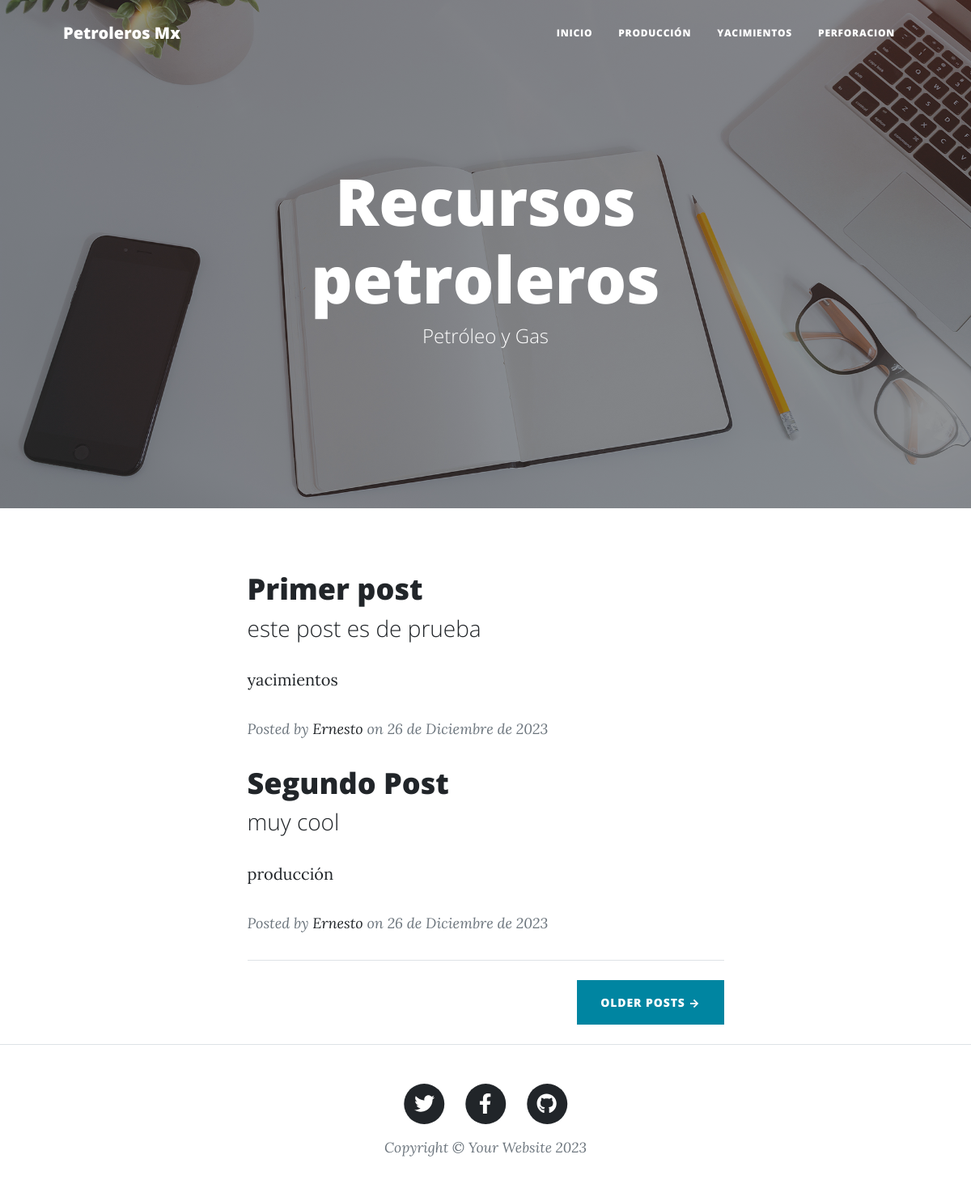
The app's page /, older data.
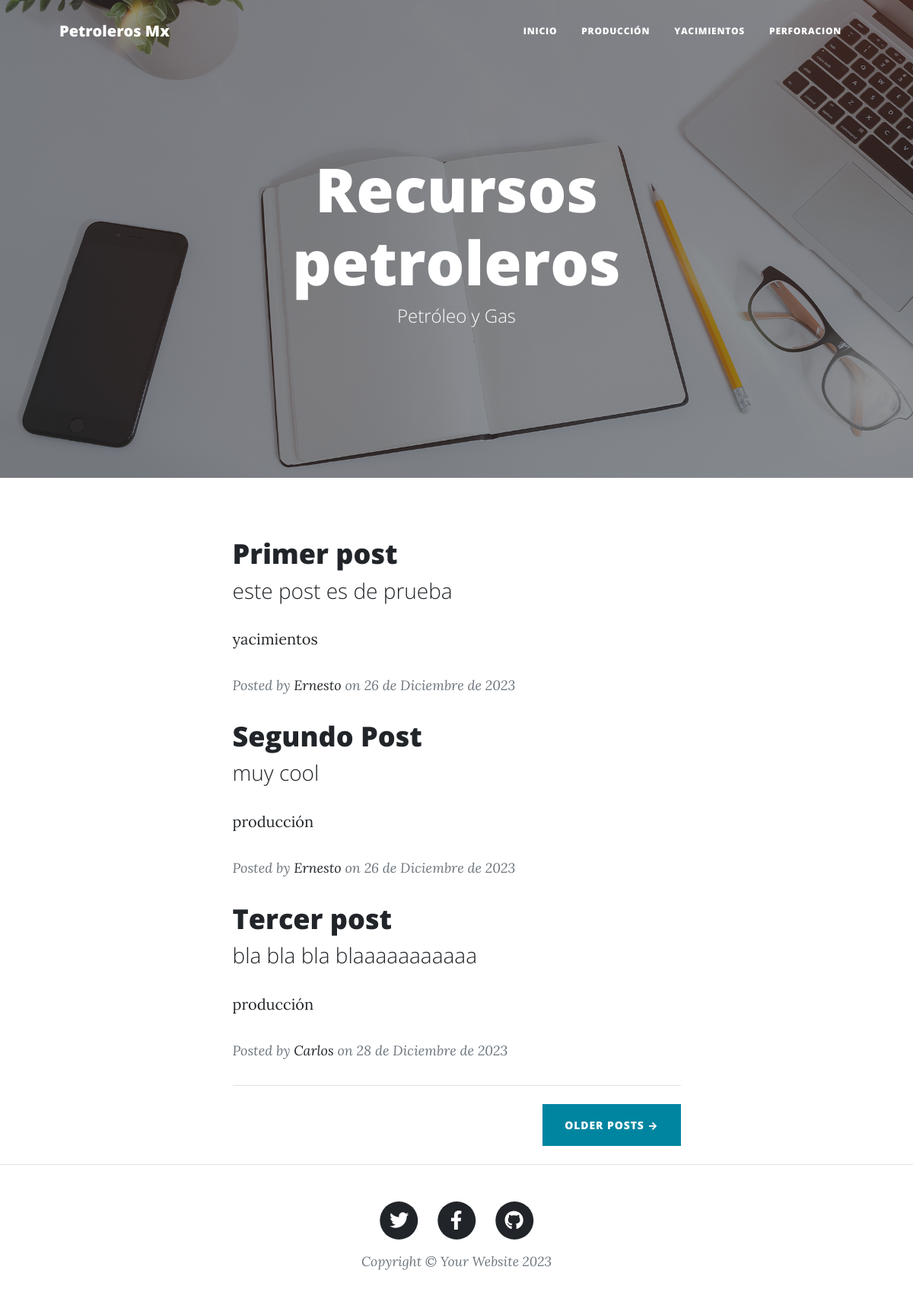
The same page, newer data.
### blog/models.py (models this page shows, shortened)
class Post(models.Model):
    titulo = models.CharField('Titulo', max_length = 90, null = False, blank = False)
    slug = models.SlugField('Slug', unique = True, null = True, blank = True)
    descripcion = models.CharField('Descripción', max_length = 110, null = False, blank = False)
    contenido = RichTextField('Contenido', null = False, blank = False)
    imagen = models.URLField('Imagen', null = False, blank = False)
    autor = models.ForeignKey(Autor, on_delete = models.CASCADE)
    categoria = models.ForeignKey(Categoria, on_delete = models.CASCADE)
    estado = models.BooleanField('Publicado/No publicado', default = True)
    fecha_creacion = models.DateField('Feacha de creación', auto_now = False, auto_now_add = True)
    class Meta:
        verbose_name = 'Post'
        verbose_name_plural = 'Posts'

class Categoria(models.Model):
    nombre = models.CharField('Nombre de la Categoría', max_length = 100, null = True, blank = False)
    estado = models.BooleanField('Activada/No activada', default = True)
    fecha_creacion = models.DateField('Fecha de creación', auto_now = False, auto_now_add = True)
    class Meta:
        verbose_name = 'Categoría'
        verbose_name_plural = 'Categorias'
    def __str__(self):
        return self.nombre

class Autor(models.Model):
    nombres = models.CharField('Nombres de autor', max_length = 250, null = False, blank = False)
    apellidos = models.CharField('Apellidos de autor', max_length = 250, null = False, blank = False)
    linkedin = models.URLField('LinkedIn', null = True, blank = True)
    facebook = models.URLField('Facebook', null = True, blank = True)
    instagram = models.URLField('Instagram', null = True, blank = True)
    twitter = models.URLField('x', null = True, blank = True)
    email = models.EmailField('Email', null = False, blank = False)
    estado = models.BooleanField('Activo/Desactivado', default = True)
    fecha_creacion = models.DateField('Fecha de creación', auto_now = False, auto_now_add = True)
    class Meta:
        verbose_name = 'Autor'
        verbose_name_plural = 'Autores'
    def __str__(self):
        return self.nombres

### blog/views.py (the view)
# urls.py: path('', IndexView.as_view(), name='index'),
class IndexView(ListView):
    model = Post
    template_name = 'index.html'
    context_object_name = 'posts_aprobados'
    def get_queryset(self):
        posts_aprobados = Post.objects.filter(estado = True)
        return posts_aprobados

### blog/templates/index.html (shortened to what this page needs)
<!DOCTYPE html>
<html lang="es">
    <head>
        <link href="/static/css/styles.css" rel="stylesheet" />
    </head>
    <body>
        <nav class="navbar navbar-expand-lg navbar-light" id="mainNav">
            <div class="container px-4 px-lg-5">
                <a class="navbar-brand" href="{% url 'index' %}">Petroleros Mx</a>
                <div class="collapse navbar-collapse" id="navbarResponsive">
                    <ul class="navbar-nav ms-auto py-4 py-lg-0">
                        <li class="nav-item"><a class="nav-link px-lg-3 py-3 py-lg-4" href="{% url 'index' %}">Inicio</a></li>
                        <li class="nav-item"><a class="nav-link px-lg-3 py-3 py-lg-4" href="{% url 'produccion'%}">Producción</a></li>
                        <li class="nav-item"><a class="nav-link px-lg-3 py-3 py-lg-4" href="{% url 'yacimientos' %}">Yacimientos</a></li>
                        <li class="nav-item"><a class="nav-link px-lg-3 py-3 py-lg-4" href="{% url 'perforacion' %}">Perforacion</a></li>
                    </ul>
                </div>
            </div>
        </nav>
        <header class="masthead" style="background-image: url('/static/assets/img/home-bg.jpg')">
            <div class="container position-relative px-4 px-lg-5">
                <div class="row gx-4 gx-lg-5 justify-content-center">
                    <div class="col-md-10 col-lg-8 col-xl-7">
                        <div class="site-heading">
                            <h1>{% block encabezado_principal %}Recursos petroleros {% endblock %}</h1>
                            <span class="subheading">Petróleo y Gas</span>
                        </div>
                    </div>
                </div>
            </div>
        </header>
        <div class="container px-4 px-lg-5">
            <div class="row gx-4 gx-lg-5 justify-content-center">
                <div class="col-md-10 col-lg-8 col-xl-7">
                    {% if posts_aprobados %}
                    {% for post in posts_aprobados %}
                    <div class="post-preview">
                        <a href="{% url 'post-detail' post.categoria post.slug %}">
                            <h2 class="post-title">{{post.titulo}}</h2>
                            <h3 class="post-subtitle">{{post.descripcion}}</h3>
                            <p>{{post.categoria}}</p>
                        </a>
                        <p class="post-meta">
                            Posted by
                            <a href="#!">{{post.autor}}</a>
                            on {{post.fecha_creacion}}
                        </p>
                    </div>
                    {% endfor %}
                    {% else %}
                    <h3>No hay posts</h3>
                    {% endif%}
                    <hr class="my-4" />
                    <div class="d-flex justify-content-end mb-4"><a class="btn btn-primary text-uppercase" href="#!">Older Posts →</a></div>
                </div>
            </div>
        </div>
        <footer class="border-top">
            <div class="container px-4 px-lg-5">
                <div class="row gx-4 gx-lg-5 justify-content-center">
                    <div class="col-md-10 col-lg-8 col-xl-7">
                        <ul class="list-inline text-center">
                            <li class="list-inline-item">
                                <a href="#!">
                                    <span class="fa-stack fa-lg">
                                        <i class="fas fa-circle fa-stack-2x"></i>
                                        <i class="fab fa-twitter fa-stack-1x fa-inverse"></i>
                                    </span>
                                </a>
                            </li>
                            <li class="list-inline-item">
                                <a href="#!">
                                    <span class="fa-stack fa-lg">
                                        <i class="fas fa-circle fa-stack-2x"></i>
                                        <i class="fab fa-facebook-f fa-stack-1x fa-inverse"></i>
                                    </span>
                                </a>
                            </li>
                            <li class="list-inline-item">
                                <a href="#!">
                                    <span class="fa-stack fa-lg">
                                        <i class="fas fa-circle fa-stack-2x"></i>
                                        <i class="fab fa-github fa-stack-1x fa-inverse"></i>
                                    </span>
                                </a>
                            </li>
                        </ul>
                        <div class="small text-center text-muted fst-italic">Copyright &copy; Your Website 2023</div>
                    </div>
                </div>
            </div>
        </footer>
    </body>
</html>

Row changes from the older to the newer data that the page shows:
added Post: titulo "Tercer post", descripcion "bla bla bla blaaaaaaaaaaa", categoria "producción", autor "Carlos", fecha_creacion "28 de Diciembre de 2023"
